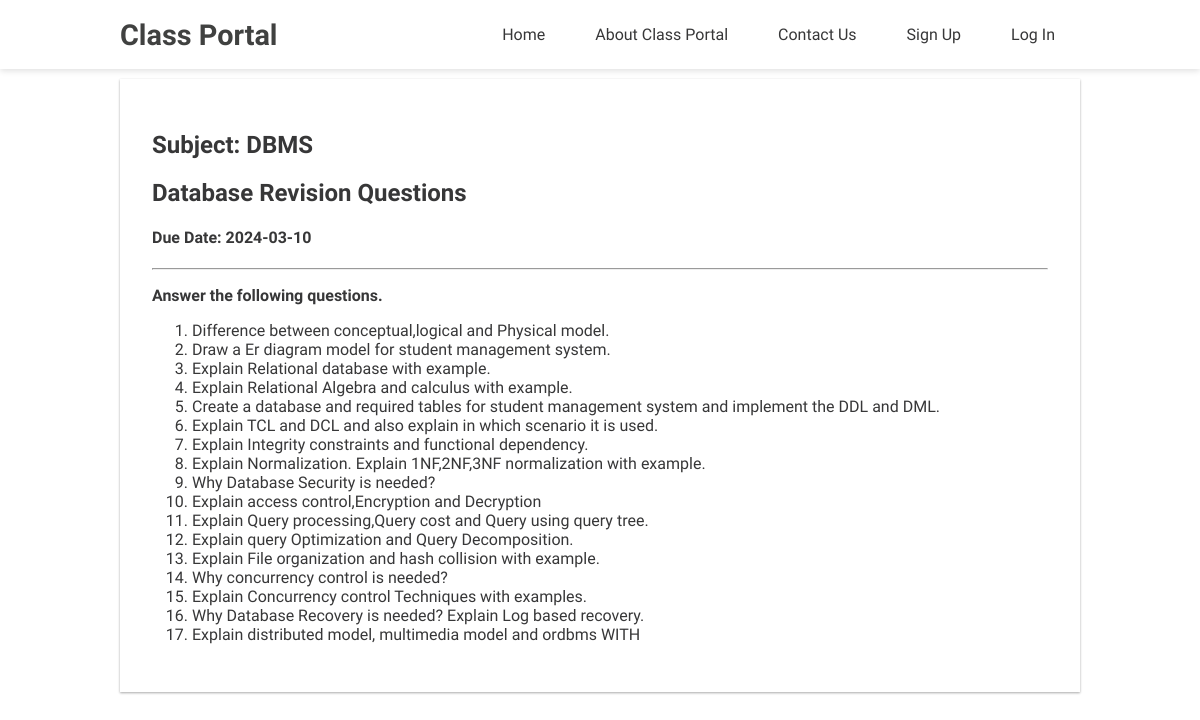
Screenshot of /view.php?id=2 with the database file from the repository.
### tables this page shows
CREATE TABLE `assignment` (
  `id` int(100) NOT NULL,
  `Semester` int(11) NOT NULL,
  `Subject` varchar(50) NOT NULL,
  `title` varchar(100) NOT NULL,
  `description` varchar(30000) NOT NULL,
  `duedate` varchar(100) NOT NULL,
  `user_role` int(10) NOT NULL
);

### view.php (the view, shortened to what this page needs)
<?php
include("config/db.php");
include("include/header.php");
?>
<div class="container">
    <?php
    $id = $_GET['id'];
    $sql = "SELECT * FROM assignment WHERE id = '$id'";
    $result = mysqli_query($conn, $sql) or die('Error');
    if (mysqli_num_rows($result) > 0) {
        while ($row = mysqli_fetch_assoc($result)) {
            $subject = $row['Subject'];
            $title = $row['title'];
            $duedate = $row['duedate'];
            $description = $row['description'];
    ?>
            <div class="assignment-card" id="data">
                <h2>Subject: <?php echo $subject; ?></h2>
                <h2><?php echo $title; ?></h2>
                <h4>Due Date: <?php echo $duedate; ?></h4>
                <hr>
                <div><?php echo $description; ?></div>
            </div>
    <?php
        }
    } else {
        $error = 'No assignments';
    }
    ?>
</div>

### css/main.css (style rules this page uses)
html, body { margin: 0; padding: 0; color: #373738; background: #fff; font-family: 'Varela Round', sans-serif; scroll-behavior: smooth; }
.container { width: 80%; margin: 0 auto; }
.assignment-card { padding: 2em; margin-top: 10px; background-color: #fff; box-shadow: 0 1px 3px rgba(0,0,0,0.12), 0 1px 2px rgba(0,0,0,0.24); transition: all .3s ease-in-out; }

### rows the page displays
assignment: Subject "DBMS", title "Database Revision Questions", duedate "2024-03-10", description "Answer the following questions. Difference between conceptual,logical and Physical model. Draw a Er diagram model for student management system. Explain Relational database with example. Explain Relational Algebra and calculus with example. Create a database and required tables for student management system and implement the DDL and DML. Explain TCL and DCL and also explain in which scenario it is used. Explain Integrity constraints and functional dependency. Explain Normalization. Explain 1NF,2NF,3NF normalization with example. Why Database Security is needed? Explain access control,Encryption and Decryption Explain Query processing,Query cost and Query using query tree. Explain query…"
